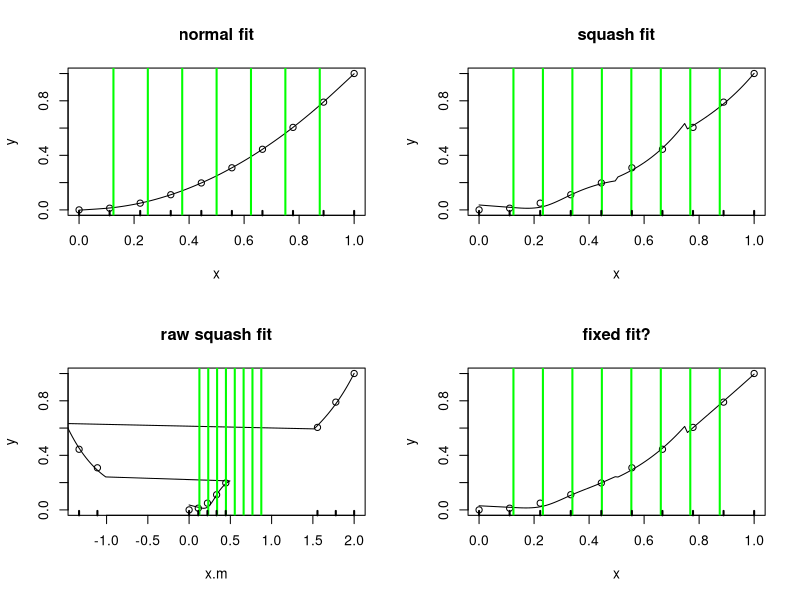

Here is the R script that generated this plot:
# integration experiment.

# uses the functions from section 3.2.1 of the Red Book
# data
#size<-c(1.42,1.58,1.78,1.99,1.99,1.99,2.13,2.13,2.13, 
#2.32,2.32,2.32,2.32,2.32,2.43,2.43,2.78,2.98,2.98) 
#y<-c(4.0,4.2,2.5,2.6,2.8,2.4,3.2,2.4,2.6,4.8,2.9, 
#3.8,3.0,2.7,3.1,3.3,3.0,2.8,1.7) 
#x<-size-min(size);x<-x/max(x) 


# different data
x<-seq(0,1,len=10)
y<-x^2



#R(x,z)forcubicsplineon[0,1]
rk<-function(x,z){
   ((z-0.5)^2-1/12)*((x-0.5)^2-1/12)/4- 
      ((abs(x-z)-0.5)^4-(abs(x-z)-0.5)^2/2+7/240)/24 
} 

spl.X<-function(x,xk){
   #set up model matrix for cubic penalized regression spline
   q<-length(xk)+2 #numberofparameters 
   n<-length(x) #numberofdata 
   X<-matrix(1,n,q)#initializedmodelmatrix 
   X[,2]<-x #setsecondcolumntox 
   X[,3:q]<-outer(x,xk,FUN=rk)#andremainingtoR(x,xk) 
   X 
} 

spl.S<-function(xk){ 
   # set up the penalized regression spline penalty matrix, 
   # given knot sequence xk 
   q<-length(xk)+2;S<-matrix(0,q,q) # initialize matrix to 0 
   S[3:q,3:q]<-outer(xk,xk,FUN=rk) # fill in non-zero part 
   S 
} 

# A simple matrix square root 
mat.sqrt<-function(S){
   d<-eigen(S,symmetric=TRUE) 
   rS<-d$vectors%*%diag(d$values^0.5)%*%t(d$vectors) 
} 

# functiont of it penalized regression spline to x,y data, 
# with knots xk,given smoothing parameter, lambda. 
prs.fit<-function(y,x,xk,lambda) {
   q<-length(xk)+2 #dimension of basis 
   n<-length(x) #number of data 
   # create augmented model matrix.... 
   Xa<-rbind(spl.X(x,xk),mat.sqrt(spl.S(xk))*sqrt(lambda)) 
   y[(n+1):(n+q)]<-0 #augment the data vector 
   lm(y~Xa-1)#fit and return penalized regression spline 
} 

xp<-seq(0,1,len=120) # xvaluesforprediction 
xk<-1:7/8 #choosesomeknots 
#xk<-c(unique(x),1.3)
mod.2<-prs.fit(y,x,xk,0.0001)# fitpen.reg.spline 
Xp<-spl.X(xp,xk)#matrixtomapparamstofittedvaluesatxp 

par(mfrow=c(2,2))
#plot data & spl.fit 
plot(x,y, main="normal fit")
lines(xp,Xp%*%coef(mod.2))
abline(v=xk,col="green",lwd=2)
rug(x,lwd=2)

#########################################################################

# now crazy things happen
# move around the values of x and xk
xk<-seq(1/8,7/8,len=8) #choose some knots 
xp<-seq(0,1,len=100) # xvaluesforprediction 

# expansion/conraction factor
expf<-2

# simpler
x.tmp<-x
xp.tmp<-xp
xk.tmp<-xk

x.m<-c()
xp.m<-c()
xk.m<-c()
xk.m<-xk.tmp

x.m<-x.tmp[x.tmp<=0.5]
xp.m<-xp.tmp[xp.tmp<=0.5]

# bottom squash toward middle
x.m<-c(x.m,x.tmp[x.tmp>0.5 & x.tmp<=0.75]*-expf)
xp.m<-c(xp.m,xp.tmp[xp.tmp>0.5 & xp.tmp<=0.75]*-expf)

# top toward middle
x.m<-c(x.m,x.tmp[x.tmp>0.75 & x.tmp<=1]*expf)
xp.m<-c(xp.m,xp.tmp[xp.tmp>0.75 & xp.tmp<=1]*expf)



#xp.m<-sort(xp.m)

#xk.m[xk.m>0.5]<-xk.m[xk.m>0.5]*expf


mod.2<-prs.fit(y,x.m,xk.m,0.0001)# fitpen.reg.spline 
Xp.move<-spl.X(xp.m,xk.m)#matrix to map params to fitted values at xp 

#plot data & spl.fit 
plot(x,y, main="squash fit")
lines(xp,Xp.move%*%coef(mod.2))
abline(v=xk.m,col="green",lwd=2)
rug(x,lwd=2)

#S<-spl.S(xk.m)

# plot the raw fit without transform back
plot(x.m,y, main="raw squash fit")
lines(xp.m,Xp.move%*%coef(mod.2))
abline(v=xk.m,col="green",lwd=2)
rug(x.m,lwd=2)

#### fixing...

# 2nd differential of R
Rd<-function(x,z){1/12*(6*(z^2-z-abs(z-x)+(z-x)^2)+2)}
# product
RdRd<-function(x,xk1,xk2){Rd(x,xk1)*Rd(x,xk2)}
#integrate(Rdd,lower=0,upper=1,xk1=xk[1],xk2=xk[2])
#rk(xk[1],xk[2])

# function to integrate d^2/dx^2 R(x*_i,x*_j)
intR<-function(xk1,xk2,xk,xk.m,max.x){

   #intrange<-c(0,xk.m,max.x)

   #intrange1<-c(0,0.3,0.7,max.x)
   #intrange2<-c(0,0.3*expf,0.7-0.24,1)

   # find the weights
   #w<-abs(diff(intrange)/diff(c(0,1:7/8,1)))^4
   #w<-rep(1,length(intrange1))

   #w<-abs(diff(intrange1)/diff(intrange2))^4

   # bespoke
   intrange2<-c(0,0.5,1*expf)
   #w<-c(1,expf,0.14)
   w<-c(1,expf)

   #cat("w=",w,"\n")

   # return vector
   ret<-rep(0,length(intrange2))

   for(i in 1:(length(intrange2)-1)){
      ret[i]<-integrate(RdRd,lower=intrange2[i],upper=intrange2[i+1],
                        xk1=xk1,xk2=xk2)$value
      ret[i]<-ret[i]*w[i]^-6
   }
   sum(ret)
}


spl.S<-function(xk,xk.m,max.x){ 
   # set up the penalized regression spline penalty matrix, 
   # given knot sequence xk 
   q<-length(xk)+2
   S<-matrix(0,q,q) # initialize matrix to 0 

   T<-matrix(0,q-2,q-2)

   for(i in 1:(q-2)){
      for(j in 1:(q-2)){
         # compute integral of d^2/dx^2 R(x*_i,x*_j)
         T[i,j]<-intR(xk.m[i],xk.m[j],xk,xk.m,max.x)
      }
   }
  
   # by symmetry 
   #T<-T+t(T)-diag(T)

   S[3:q,3:q]<-T # fill in non-zero part 
   S
} 


prs.fit<-function(y,x,xk,xk.m,lambda) {
   q<-length(xk.m)+2 #dimension of basis 
   n<-length(x) #number of data 
   # create augmented model matrix.... 
   Xa<-rbind(spl.X(x,xk.m),mat.sqrt(spl.S(xk,xk.m,max(x)))*sqrt(lambda)) 
   y[(n+1):(n+q)]<-0 #augment the data vector 
   lm(y~Xa-1)#fit and return penalized regression spline 
} 

mod.2<-prs.fit(y,x.m,xk,xk.m,0.0001)# fitpen.reg.spline 
Xp.move<-spl.X(xp.m,xk.m)#matrix to map params to fitted values at xp 

#modS<-spl.S(xk.m,xk,max(x.m))

#plot data & spl.fit 
plot(x,y, main="fixed fit?")
lines(xp,Xp.move%*%coef(mod.2))
abline(v=xk.m,col="green",lwd=2)
rug(x,lwd=2)




## code to test the S calculation
#mod.2<-prs.fit(y,x,xk,xk,0.0001)# fitpen.reg.spline 
#Xp.move<-spl.X(xp,xk)#matrix to map params to fittedv alues at xp 
#
##plot data & spl.fit 
#plot(x,y, main="old fit, new S estimation")
#lines(xp,Xp.move%*%coef(mod.2))
#abline(v=xk,col="green",lwd=2)
#rug(x,lwd=2)






### dia
#plot(x,y)
#abline(v=0.3,col="green",lwd=3)
#abline(v=0.7,col="green",lwd=3)
#points(x[x>0.3 & x<0.7]*0.8,y=y[x>0.3 & x<0.7],pch=19,col="red")
#abline(v=0.3*0.8,col="red",lwd=3)
#abline(v=0.7*.8,col="red",lwd=3)
#points(x[x>0.7]-.24,y=y[x>0.7],pch=19,col="red")
